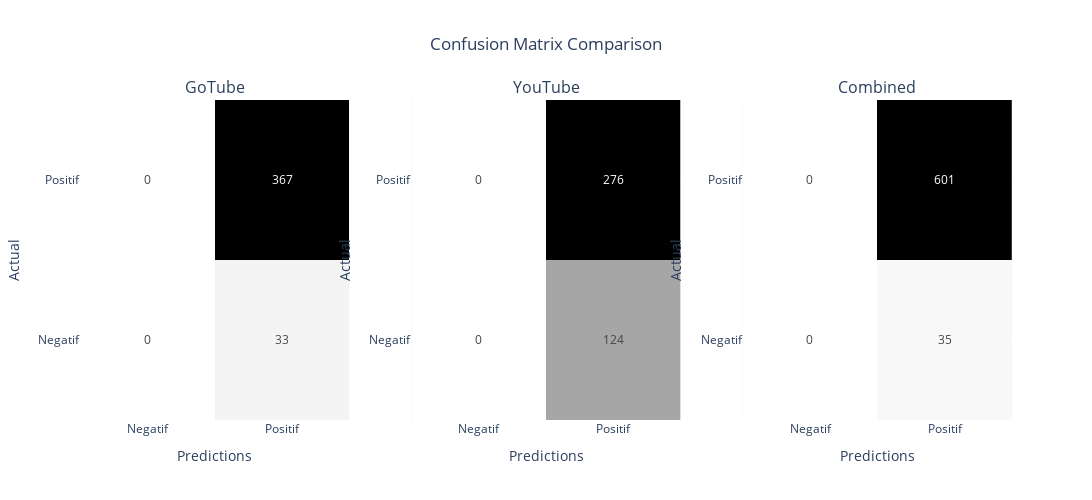

The notebook cell this image was saved under:
### Code cell
import plotly.graph_objects as go
from plotly.subplots import make_subplots
import numpy as np

# Data confusion matrix dari hasil evaluasi
gotube_cm = np.array([[0, 33], [0, 367]])
youtube_cm = np.array([[0, 124], [0, 276]])
combined_cm = np.array([[0, 35], [0, 601]])

# Buat subplot dengan 1 baris dan 3 kolom
fig = make_subplots(rows=1, cols=3, subplot_titles=("GoTube", "YouTube", "Combined"))

# Fungsi untuk menambahkan heatmap ke subplot
def add_heatmap(fig, cm, row, col, title):
    fig.add_trace(
        go.Heatmap(
            z=cm,
            x=["Negatif", "Positif"],
            y=["Negatif", "Positif"],
            text=cm,
            texttemplate="%{text}",
            colorscale="Greys",  # Gunakan colormap monokrom
            showscale=False,  # Sembunyikan colorbar
        ),
        row=row, col=col
    )
    fig.update_xaxes(title_text="Predictions", row=row, col=col)
    fig.update_yaxes(title_text="Actual", row=row, col=col)
    fig.update_layout(title_text=title)

# Tambahkan heatmap untuk GoTube, YouTube, dan Combined
add_heatmap(fig, gotube_cm, row=1, col=1, title="Confusion Matrix - GoTube")
add_heatmap(fig, youtube_cm, row=1, col=2, title="Confusion Matrix - YouTube")
add_heatmap(fig, combined_cm, row=1, col=3, title="Confusion Matrix - Combined")

# Atur layout
fig.update_layout(
    title_text="Confusion Matrix Comparison",
    title_x=0.5,
    width=1200,
    height=500,
    showlegend=False
)

# Tampilkan plot
fig.show()

# Simpan sebagai file HTML (opsional)
fig.write_html("combined_confusion_matrix.html")

print("Confusion matrix telah dibuat dan ditampilkan.")

### Figure 1 — Plotly figure (JSON) as saved in the notebook; plotly's stock layout.template omitted (floating-point values rounded to 4 significant figures)
{"data": [{"colorscale": [[0, "rgb(255,255,255)"], [0.125, "rgb(240,240,240)"], [0.25, "rgb(217,217,217)"], [0.375, "rgb(189,189,189)"], [0.5, "rgb(150,150,150)"], [0.625, "rgb(115,115,115)"], [0.75, "rgb(82,82,82)"], [0.875, "rgb(37,37,37)"], [1, "rgb(0,0,0)"]], "showscale": false, "text": [[0, 33], [0, 367]], "texttemplate": "%{text}", "type": "heatmap", "x": ["Negatif", "Positif"], "xaxis": "x", "y": ["Negatif", "Positif"], "yaxis": "y", "z": [[0, 33], [0, 367]]}, {"colorscale": [[0, "rgb(255,255,255)"], [0.125, "rgb(240,240,240)"], [0.25, "rgb(217,217,217)"], [0.375, "rgb(189,189,189)"], [0.5, "rgb(150,150,150)"], [0.625, "rgb(115,115,115)"], [0.75, "rgb(82,82,82)"], [0.875, "rgb(37,37,37)"], [1, "rgb(0,0,0)"]], "showscale": false, "text": [[0, 124], [0, 276]], "texttemplate": "%{text}", "type": "heatmap", "x": ["Negatif", "Positif"], "xaxis": "x2", "y": ["Negatif", "Positif"], "yaxis": "y2", "z": [[0, 124], [0, 276]]}, {"colorscale": [[0, "rgb(255,255,255)"], [0.125, "rgb(240,240,240)"], [0.25, "rgb(217,217,217)"], [0.375, "rgb(189,189,189)"], [0.5, "rgb(150,150,150)"], [0.625, "rgb(115,115,115)"], [0.75, "rgb(82,82,82)"], [0.875, "rgb(37,37,37)"], [1, "rgb(0,0,0)"]], "showscale": false, "text": [[0, 35], [0, 601]], "texttemplate": "%{text}", "type": "heatmap", "x": ["Negatif", "Positif"], "xaxis": "x3", "y": ["Negatif", "Positif"], "yaxis": "y3", "z": [[0, 35], [0, 601]]}], "layout": {"annotations": [{"font": {"size": 16}, "showarrow": false, "text": "GoTube", "x": 0.1444, "xanchor": "center", "xref": "paper", "y": 1, "yanchor": "bottom", "yref": "paper"}, {"font": {"size": 16}, "showarrow": false, "text": "YouTube", "x": 0.5, "xanchor": "center", "xref": "paper", "y": 1, "yanchor": "bottom", "yref": "paper"}, {"font": {"size": 16}, "showarrow": false, "text": "Combined", "x": 0.8556, "xanchor": "center", "xref": "paper", "y": 1, "yanchor": "bottom", "yref": "paper"}], "height": 500, "showlegend": false, "title": {"text": "Confusion Matrix Comparison", "x": 0.5}, "width": 1200, "xaxis": {"anchor": "y", "domain": [0, 0.2889], "title": {"text": "Predictions"}}, "xaxis2": {"anchor": "y2", "domain": [0.3556, 0.6444], "title": {"text": "Predictions"}}, "xaxis3": {"anchor": "y3", "domain": [0.7111, 1], "title": {"text": "Predictions"}}, "yaxis": {"anchor": "x", "domain": [0, 1], "title": {"text": "Actual"}}, "yaxis2": {"anchor": "x2", "domain": [0, 1], "title": {"text": "Actual"}}, "yaxis3": {"anchor": "x3", "domain": [0, 1], "title": {"text": "Actual"}}}}
